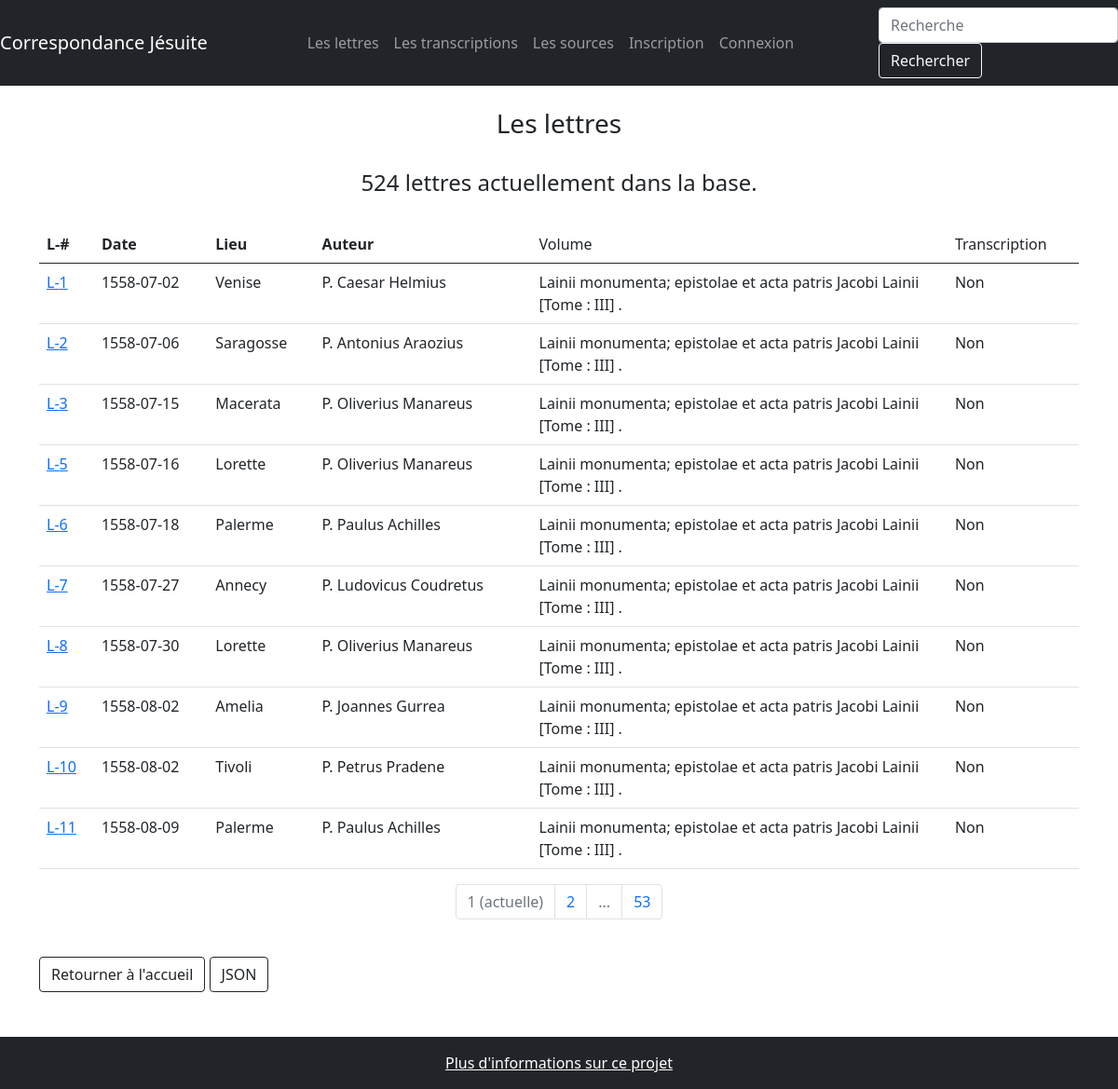
The page /lettres on the database its author committed.
### correspondance/modeles/donnees.py (models this page shows, shortened)
class Lettre(db.Model):
    __tablename__ = "lettre"
    lettre_id = db.Column(db.Integer, unique=True, nullable=False, primary_key=True, autoincrement=True)
    lettre_date = db.Column(db.Text, nullable=False)
    lettre_numero = db.Column(db.Text)
    lettre_redacteur = db.Column(db.Text)
    lettre_lieu = db.Column(db.Text)
    lettre_volume = db.relationship("Publication", secondary=Source, backref=db.backref("Lettre", lazy='dynamic'))
    transcription_texte: List["Transcription"] = db.relationship("Transcription", back_populates="lettre",
                                                                 cascade="all,delete")
    contributions = db.relationship("Contribution", back_populates="lettre")

class Publication(db.Model):
    __tablename__ = "publication"
    publication_id = db.Column(db.Integer, unique=True, nullable=False, primary_key=True, autoincrement=True)
    publication_titre = db.Column(db.Text)
    publication_volume = db.Column(db.Text)
    contributions = db.relationship("Contribution", back_populates="publication")

### correspondance/routes/generic.py (the view)
@app.route('/lettres', methods=["POST", "GET"])
def lettres():
    page = request.args.get("page", 1)
    if isinstance(page, str) and page.isdigit():
        page = int(page)
    else:
        page = 1
    lettres = Lettre.query.paginate(page=page, per_page=RESULTATS_PAR_PAGE)
    publications = Publication.query.all()
    return render_template('pages/lettres.html', nom="Correspondance jésuite",
                           lettres=lettres, publications=publications)

### correspondance/templates/pages/lettres.html (shortened to what this page needs)
{% extends "conteneur.html" %}
{%block corps%}
<div>
    <br/>
    <h3 class="text-center">Les lettres</h3>
    {% if lettres %}
    <div>
        <br/>
        <h4 class="text-center">{{lettres.total}} lettres actuellement dans la base.
        </h4>
        <br/>
    </div>
        <table class="table">
                <thead>
                        <tr>
                                <th>L-#</th>
                                <th>Date</th>
                                <th>Lieu</th>
                                <th>Auteur</th>
                                <td>Volume</td>
                                <td>Transcription</td>
                        </tr>
                </thead>
                <tbody>
                        {% for lettre in lettres.items %}
                        <tr>
                            <td><a href={{url_for('unique_lettre',lettre_id=lettre.lettre_id)}}>L-{{lettre.lettre_id}}</a></td>
                            <td>{{lettre.lettre_date}}</td>
                            <td>{{lettre.lettre_lieu}}</td>
                            <td>{{lettre.lettre_redacteur}}</td>
                            <td width=40% >{% if lettre.lettre_volume %}
                                {% for publication in lettre.lettre_volume %}
                                {{publication.publication_titre}}
                                {% if publication.publication_volume%}
                                [Tome : {{publication.publication_volume}}] .
                                {% endif %}
                                {% endfor %}
                                {% endif %}
                            </td>
                            <td>
                                {% if lettre.transcription_texte %} Oui
                                {% else%} Non
                                {% endif %}
                            </td>
                        </tr>
                        {% endfor %}
                </tbody>
        </table>
        <nav aria-label="research-pagination">
              <ul class="pagination justify-content-center">
                {%- for page in lettres.iter_pages(left_edge=1, left_current=1, right_current=2, right_edge=1) %}
                    {% if page %}
                      {% if page != lettres.page %}
                        <li class="page-item">
                            <a class="page-link" href="{{ url_for('lettres', page=page) }}">{{page}}</a>
                        </li>
                      {% else %}
                        <li class="page-item active disabled">
                          <a class="page-link">{{page}} <span class="sr-only">(actuelle)</span></a>
                        </li>
                      {% endif %}
                    {% else %}
                        <li class="page-item disabled">
                          <a class="page-link">...</a>
                        </li>
                    {% endif %}
                {%- endfor %}
              </ul>
        </nav>
</div>
        {% else %}
<div>
        <p>La base de données est en cours de constitution</p>
    </div>
        {% endif %}
<br/>
    <a class="btn btn-outline-dark" role="button" href="{{url_for('accueil')}}">Retourner à l'accueil</a>
    <a class="btn btn-outline-dark" role="button" href="{{url_for('api_lettres')}}">JSON</a>
<br/>
<br/>
<br/>
{%endblock%}

### rows shown on the page
Lettre: lettre_id "1", lettre_date "1558-07-02", lettre_lieu "Venise", lettre_redacteur "P. Caesar Helmius"
Publication: publication_titre "Lainii monumenta; epistolae et acta patris Jacobi Lainii", publication_volume "III"
Lettre: lettre_id "2", lettre_date "1558-07-06", lettre_lieu "Saragosse", lettre_redacteur "P. Antonius Araozius"
Lettre: lettre_id "3", lettre_date "1558-07-15", lettre_lieu "Macerata", lettre_redacteur "P. Oliverius Manareus"
Lettre: lettre_id "5", lettre_date "1558-07-16", lettre_lieu "Lorette", lettre_redacteur "P. Oliverius Manareus"
Lettre: lettre_id "6", lettre_date "1558-07-18", lettre_lieu "Palerme", lettre_redacteur "P. Paulus Achilles"
Lettre: lettre_id "7", lettre_date "1558-07-27", lettre_lieu "Annecy", lettre_redacteur "P. Ludovicus Coudretus"
Lettre: lettre_id "8", lettre_date "1558-07-30", lettre_lieu "Lorette", lettre_redacteur "P. Oliverius Manareus"
Lettre: lettre_id "9", lettre_date "1558-08-02", lettre_lieu "Amelia", lettre_redacteur "P. Joannes Gurrea"
Lettre: lettre_id "10", lettre_date "1558-08-02", lettre_lieu "Tivoli", lettre_redacteur "P. Petrus Pradene"
Lettre: lettre_id "11", lettre_date "1558-08-09", lettre_lieu "Palerme", lettre_redacteur "P. Paulus Achilles"

### other values the page prints
{{ lettres.total }} "524"
{{ page }} "1"
{{ page }} "2" "53"
